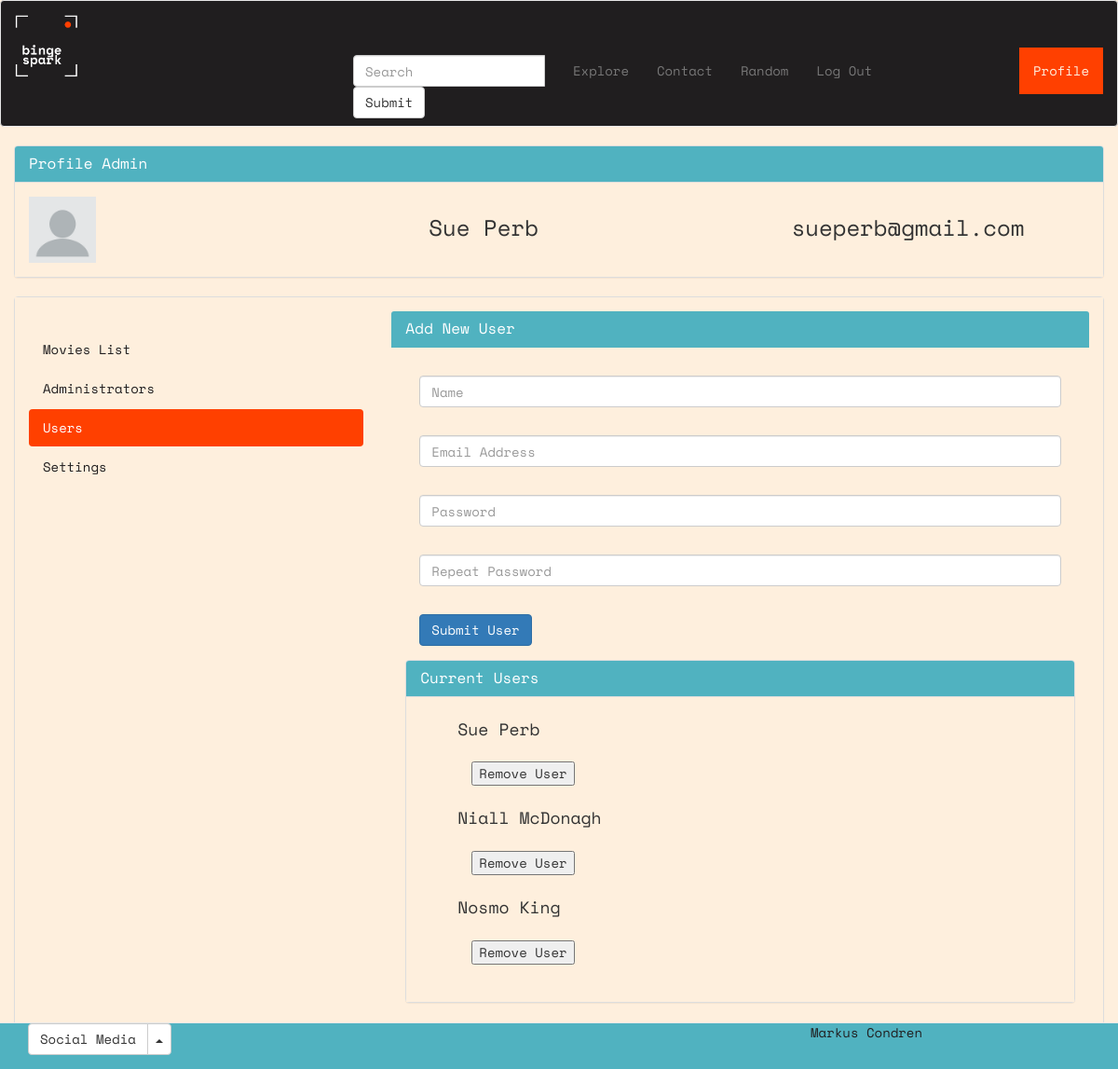
/bingespark/admin/admin_profile_us.php (signed in), run on the app's committed database.
### tables this page shows
CREATE TABLE `user` (
  `user_id` int(11) NOT NULL,
  `user_type_id` int(11) NOT NULL,
  `name` varchar(255) NOT NULL,
  `email` varchar(255) NOT NULL,
  `username` varchar(255) NOT NULL,
  `password` varbinary(255) DEFAULT NULL,
  `profile_picture` text
);

### bingespark/admin/admin_profile_us.php (the view, shortened to what this page needs)
<?php
include_once("../partials/functions.php");
$user_query = "SELECT * FROM user;";
$user_query_result = $dbconn->query($user_query);
$users = array();
while ($row = $user_query_result->fetch_assoc()) {
    $users[] = $row;
}
?>
<!DOCTYPE html>
<html lang="en">
<head>
    <?php include('../partials/head_2.php') ?>
</head>
<body>
    <?php include('../partials/navbar_2.php'); ?>
    <div class="container-fluid" id="profile-panel">
        <div class="panel panel-default">
            <div class="panel-heading" id="profile-panel-heading">
                <h3 class="panel-title">Profile Admin</h3>
            </div>
            <div class="panel-body" id="profile-panel-body">
                <div class="row">
                    <div class="col-xs-6 col-sm-4 col-md-4">
                        <?php
                        if (strlen($_SESSION["profile_picture"]) === NULL) {
                            $pic = $_SESSION["profile_picture"];
                            echo "<img src='$pic' alt='profile picture' width='200px'>";
                        } else {
                            echo "<img src='../images/avatar.webp' alt='profile picture' width='20%'>
                       ";
                        }
                        ?>
                    </div>
                    <div class="col-xs-6 col-sm-4 col-md-4">
                        <ul>
                            <?php
                            if (isset($_SESSION["user_id"])) {
                                echo "<h3>" . $_SESSION['name'] . "<h3>";
                            }
                            ?>
                        </ul>
                    </div>
                    <div class="col-xs-12 col-sm-4 col-md-4">
                        <ul>
                            <?php
                            if (isset($_SESSION["user_id"])) {
                                echo "<h3>" . $_SESSION['username'] . "</h3>";
                            }
                            ?>
                        </ul>
                    </div>
                </div>
            </div>
        </div>
    </div>
    <div class="container-fluid" id="profile-panel">
        <div class="panel panel-default">
            <div class="panel-body" id="profile-panel-body">
                <div class="row">
                    <div class="col-xs-12 col-sm-4 col-md-4">
                        <div class="panel-heading" id="profile-panel-options">
                        </div>
                        <nav id="profile-pills">
                            <ul class="nav nav-pills nav-stacked" id="pills-stacked">
                                <li role="presentation"><a href="admin_profile_ml.php">Movies List</a></li>
                                <li role="presentation"><a href="admin_profile_ad.php">Administrators</a></li>
                                <li role="presentation" class="active"><a href="admin_profile_us.php">Users</a></li>
                                <li role="presentation"><a href="admin_profile.php">Settings</a></li>
                            </ul>
                        </nav>
                    </div>
                    <div class="col-xs-12 col-sm-8 col-md-8">
                        <div class="panel-heading" id="profile-panel-heading">
                            <h3 class="panel-title">Add New User</h3>
                        </div>
                        <div class="panel-body" id="profile-panel-body">
                            <div data-bs-spy="scroll" data-bs-target="#navbar-example3" data-bs-offset="0" tabindex="0">
                                <form action="new_user_include.php" method="POST" name="form">
                                    <div class="mb-3">
                                        <div class="panel-body" id="profile-panel-body">
                                            <input type="text" class="form-control" name="name" placeholder="Name">
                                        </div>
                                        <div class="panel-body" id="profile-panel-body">
                                            <input type="email" class="form-control" name="email" placeholder="Email Address">
                                        </div>
                                        <div class="panel-body" id="profile-panel-body">
                                            <input type="password" class="form-control" name="password" placeholder="Password">
                                        </div>
                                        <div class="panel-body" id="profile-panel-body">
                                            <input type="password" class="form-control" name="password-repeat" placeholder="Repeat Password">
                                        </div>
                                        <div class="panel-body" id="profile-panel-body">
                                            <button type="submit" class="btn btn-primary" name="submit">Submit User</button>
                                        </div>
                                    </div>
                                </form>
                            </div>
                            <div class="panel panel-default">
                                <div class="panel-heading" id="profile-panel-heading">
                                    <h3 class="panel-title">Current Users</h3>
                                </div>
                                <div class="panel-body" id="profile-panel-body">
                                    <ul>
                                        <div data-bs-spy="scroll" data-bs-target="#navbar-example3" data-bs-offset="0" tabindex="0">
                                            <?php
                                            foreach ($users as $row) {
                                                $user_id = $row["user_id"];
                                                $user_type_id = $row["user_type_id"];
                                                $name = $row["name"];
                                                if ($user_type_id == 2) {
                                                    echo
                                                    "
                                               <h4>$name</h4>
                                                <form action='delete_admin.php' method='POST' name='form'>
                                                <div class='panel-body' id='profile-panel-body'>
                                                <input class='form-control' type='hidden' value='$user_id' aria-label='readonly input example' name='userid' readonly>
                                                    <div><input type='submit' name='submit' value='Remove User' /></div>
                                                </div>
                                                </form>
                                                ";
                                                }
                                            }
                                            ?>
                                        </div>
                                    </ul>
                                </div>
                            </div>
                        </div>
                    </div>
                </div>
            </div>
            <?php include('../partials/footer_2.php'); ?>
</body>

### bingespark/css/style.css (style rules this page uses)
* { font-family: "Space Mono", monospace; list-style: none; }
a:link { color: #201e1f; }
body { background-color: #feefdd; }
#profile-pills > #pills-stacked > .active > a { background-color: #ff4000; }
#profile-panel-heading { background-color: #50b2c0; color: #ffffff; }
#profile-panel-body { background-color: #feefdd; }

### data on the page
user: name "Sue Perb"
user: name "Niall McDonagh"
user: name "Nosmo King"

### other printed values
$_SESSION['name'] "Sue Perb"
$_SESSION['username'] "sueperb@gmail.com"
